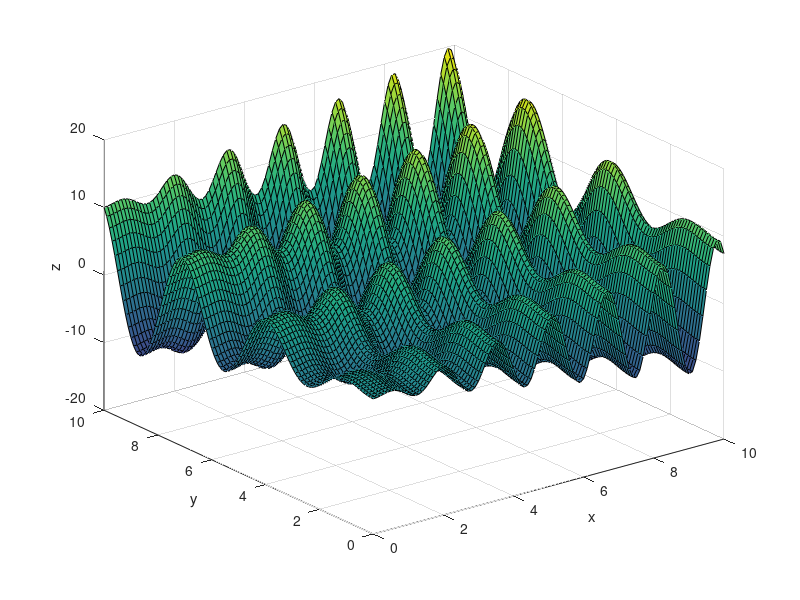

Write MATLAB code to recreate this figure.
%x = linspace(0, 10);
%y = linspace(0, 10);


%function [z] = sinus_fun(x, y)
%    z = x * sin(4 * x) + 1.1 * y * sin(2 * y);
%end


[X Y]=meshgrid(0:.1:10,0:.1:10);
Z=X.*sin(4*X)+1.1*Y.*sin(2*Y);
figure(1)
surf(X,Y,Z)

xlabel('x')
ylabel('y')
zlabel('z')
